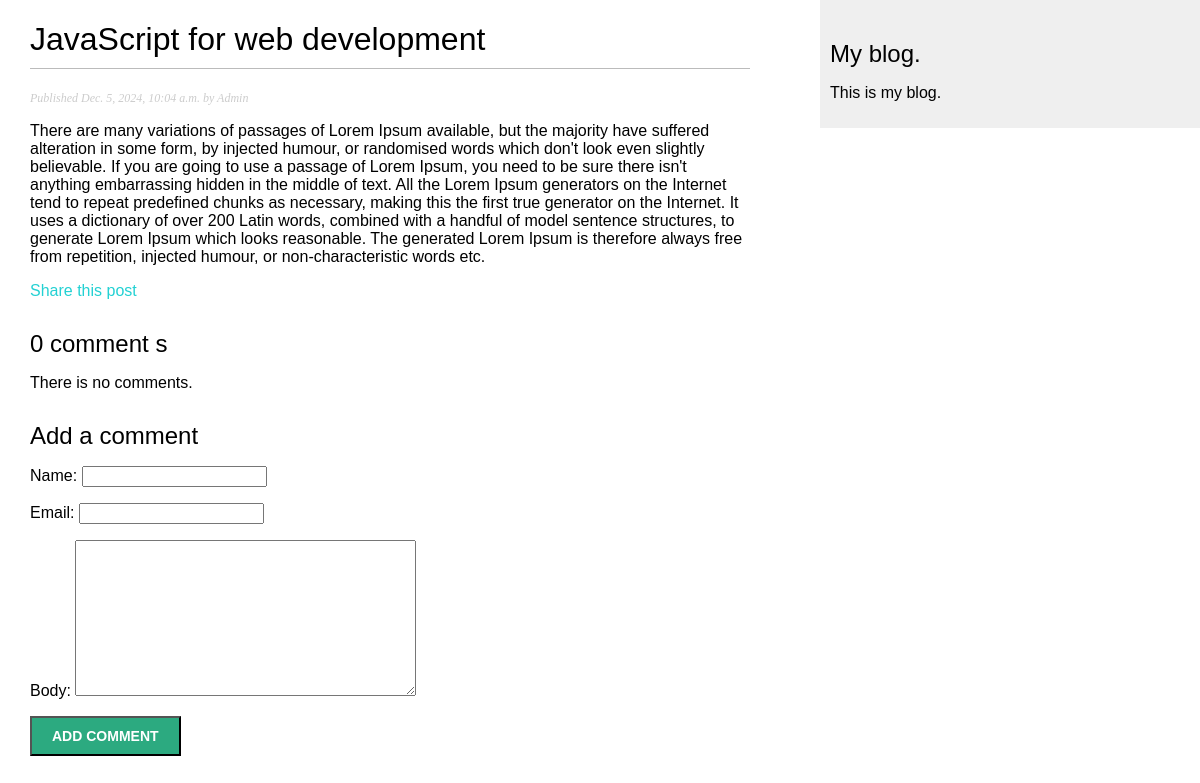
Page /blog/2024/12/5/javascript-for-web-development/ on the committed database.
### blog/models.py (models this page shows, shortened)
class Post(models.Model):
    class Status(models.TextChoices):
        DRAFT = 'DF' ,'Draft'
        PUBLISHED = 'PB' , 'Published'
    title = models.CharField(max_length=250)
    slug = models.SlugField(
                            max_length=250,
                            unique_for_date='publish'
                            )
    author = models.ForeignKey(
        settings.AUTH_USER_MODEL,
        on_delete=models.CASCADE,
        related_name='blog_posts'
    )
    body = models.TextField()
    publish = models.DateTimeField(default=timezone.now)
    created = models.DateTimeField(auto_now_add=True)
    updated = models.DateTimeField(auto_now=True)
    status = models.CharField(
        max_length=2,
        choices=Status,
        default=Status.DRAFT
    )
    objects = models.Manager()
    published = PublishManager()
    class Meta:
        ordering = ['-publish']
        indexes = models.Index(fields=['-publish']),

### blog/views.py (the view)
def post_detail(request,year,month,day,post):
    post = get_object_or_404(Post,
                             status=Post.Status.PUBLISHED,
                             slug=post,
                             publish__year=year,
                             publish__month=month,
                             publish__day=day)
    comments = post.comments.filter(active=True)
    form = CommentForm()
    return render(request,'blog/post/detail.html',{
        'post':post,
        'comments' : comments,
        'form': form
    })

### blog/forms.py
class CommentForm(forms.ModelForm):
    class Meta:
        model = Comment
        fields = ['name','email','body']

### blog/templates/blog/post/detail.html (shortened to what this page needs)
{% extends "blog/base.html" %}
{% block content %}
   <h1>{{post.title}}</h1>
   <p class="date">
     Published {{post.publish}} by {{post.author}}
   </p>
   {{post.body|linebreaks}}
   <p>
      <a href="{% url 'blog:post_share' post.id %}">Share this post</a>
   <p>
   {% with comments.count as total_comments %}
      <h2>
         {{total_comments}} comment {{total_comments|pluralize}}
      </h2>
   {% endwith %}
   {% for comment in comments %}
      <div class="comment">
         <p class="info">
            comment {{ forloop.counter }} by {{ comment.name }}
            {{ comment.created }}
         </p>
         {{ comment.body| linebreaks }}
      </div>
      {% empty %}
      <p>There is no comments.</p>
   {% endfor %}
   {% include "blog/post/includes/comment_form.html" %}
{% endblock content %}

### blog/static/css/blog.css (style rules this page uses)
body { margin: 0; padding: 0; font-family: Helvetica, sans-serif; }
a { color: rgb(35, 209 ,211); text-decoration: none; }
h1 { font-weight: normal; border-bottom: 1px solid #bbb; padding: 0 0 10px 0; }
h2 { font-weight: normal; margin: 30px 0 0; }
p.date { color: #ccc; font-family: Georgia, serif; font-size: 12px; font-style: italic; }

### rows in the picture
Post: title "JavaScript for web development", publish "Dec. 5, 2024, 10:04 a.m.", author "Admin", body "There are many variations of passages of Lorem Ipsum available, but the majority have suffered alteration in some form, by injected humour, or randomised words which don't look even slightly believable. If you are going to use a passage of Lorem Ipsum, you need to be sure there isn't anything embarrassing hidden in the middle of text. All the Lorem Ipsum generators on the Internet tend to repeat predefined chunks as necessary, making this the first true generator on the Internet. It uses a dictionary of over 200 Latin words, combined with a handful of model sentence structures, to generate Lorem Ipsum which looks reasonable. The generated Lorem Ipsum is therefore always free from…"

### other values in the picture
{{ total_comments }} "0"
